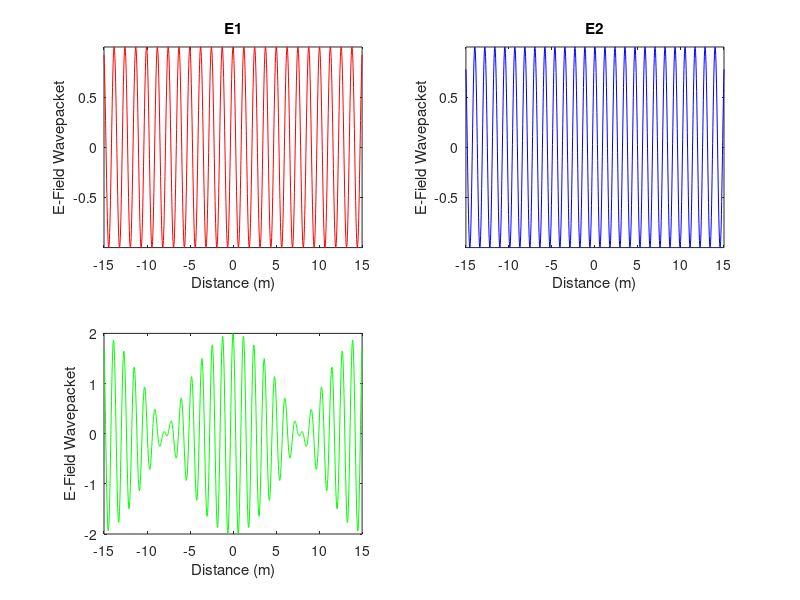

Recreate this plot in MATLAB. (Note: this script raises an error after producing the figure.)
clc; clear all; close all;
%% Universal Constants
kB= 1.38E-23; %J/k (Boltzman Constant)
hbar = 6.626E-34/(2*pi); %Js (Reduced Planck's Constant)
h = 6.626E-34; %Js (Planck's Constant)
c = 3E8; %m/s (Speed of Light)
sigma = 5.67E-8; %W m^-2 K^-4 (Stefan-Boltzman Constant - Photonic Radiation)
%% Question 1
% T = 500; %K
% Cphoton = (4*pi^2*kB^4*T^3)/(15*hbar^3*c^3);
% C = 16*sigma*T^3/c;
%% Question 2b
y = 0.3; %m^2/s
t  = 0;
x  = linspace(-15, 15, 1000);
k1 = 5; %m
k2 = 5.4; %m
kavg = 0.5*(k1+k2);
w1 = y*k1^2;
w2 = y*k2^2;
E1 = cos(w1*t-k1*x);
E2 = cos(w2*t-k2*x);
E  = E1+E2; %E Combined
figure
subplot(2,2,1);plot(x,E1,'r');xlabel('Distance (m)');ylabel('E-Field Wavepacket')
axis tight
title('E1')
subplot(2,2,2);plot(x,E2,'b');xlabel('Distance (m)');ylabel('E-Field Wavepacket')
axis tight
title('E2')
subplot(2,2,3);plot(x,E,'g');xlabel('Distance (m)');ylabel('E-Field Wavepacket')
%Xc Location
indexmin = find(min(E) == E); 
xmin = x(indexmin); 
Emin = E(indexmin);
indexmax = find(max(E) == E);
xmax = x(indexmax);
Emax = E(indexmax);
z = vline(xmax,'r','Xc = 0');
axis tight
title('E = E1+ E2')
subplot(2,2,4);hold on; plot(x,E1);plot(x,E2);plot(x,E,'g');xlabel('Distance (m)');ylabel('E-Field Wavepacket');legend('E1', 'E2', 'E')
axis tight
title('E1, E2, and E Superimposed')
%% Question 2c
% Now plot E(x) for three additional times, t = 1 s, t = 2 s, and t = 3 s. By looking at each plot,
% estimate xc, the location of the center of the wavepacket at time t. For example, at t = 0
% s, xc = 0 m. Since you are estimating xc by eye, do not worry about being perfectly accurate. 
y = 0.3; %m^2/s
t1 = 1;
t2 = 2;
t3 = 3;
x  = linspace(-5, 15, 1000);
k1 = 5; %m
k2 = 5.4; %m
w1 = y*k1^2;
w2 = y*k2^2;
E11 = cos(w1*t1-k1*x);
E12 = cos(w1*t2-k1*x);
E13 = cos(w1*t3-k1*x);
E21 = cos(w2*t1-k2*x);
E22 = cos(w2*t2-k2*x);
E23 = cos(w2*t3-k2*x);
Et1 = E11+E21;
Et2 = E12+E22;
Et3 = E13+E23;

figure
% E @ T=1
subplot(3,1,1);plot(x,Et1,'k');xlabel('Distance (m)');ylabel('E-Field Wavepacket')
%Xc Location
indexmin = find(min(Et1) == Et1); 
xmin = x(indexmin); 
Et1min = Et1(indexmin);
indexmax = find(max(Et1) == Et1);
xmax1 = x(indexmax);
Et1max = Et1(indexmax);
z1 = vline(xmax1,'r','Xc = 2.7678');
axis tight
title('E at t = 1')

% E @ T=2
subplot(3,1,2);plot(x,Et2,'k');xlabel('Distance (m)');ylabel('E-Field Wavepacket')
%Xc Location
indexmin = find(min(Et2) == Et2); 
xmin = x(indexmin); 
Et2min = Et2(indexmin);
indexmax = find(max(Et2) == Et2);
xmax2 = x(indexmax);
Et2max = Et2(indexmax);
z2 = vline(xmax2,'r','Xc = 6.7518');
axis tight
title('E at t = 2')

% E @ T=3
subplot(3,1,3);plot(x,Et3,'k');xlabel('Distance (m)');ylabel('E-Field Wavepacket')
indexmin = find(min(Et3) == Et3); 
xmin = x(indexmin); 
Et3min = Et3(indexmin);
indexmax = find(max(Et3) == Et3);
xmax3 = x(indexmax);
Et3max = Et3(indexmax);
z3 = vline(xmax3,'r','Xc = 9.5145');
axis tight
title('E at t = 3')

%% Question 2d

% Plot Xc as a function of T
tx = [0,1,2,3];
Xc = [0, xmax1, xmax2, xmax3];
figure
hold on
plot(tx,Xc,'k.');xlabel('Time');ylabel('Location of Center of Wavepacket');

% Comparison to Xc,Phase and Xc,Group
k1 = 5; %m
k2 = 5.4; %m
kavg = 0.5*(k1+k2);
w = y*(kavg)^2;
vphase = y*kavg;
vg = 2*y*kavg;
xcphase = vphase*tx;
xcg = vg*tx;
legend(Xc,xcphase,xcg)
plot(tx,xcphase,'r'); % Phase Velocity
plot(tx,xcg,'b'); % Group Velocity
%% Question 4
N=2;
Veff = 6000;
puc = 2.5E28;
kd = (6*pi^2*puc)^(1/3);
wd = Veff*kd;
thetad = wd*hbar/kB;
we = 8.8e13;
T = 200;
x = (hbar*we)/(kB*T)
8.28e-23*(x^2*exp(x))/((exp(x)-1)^2)